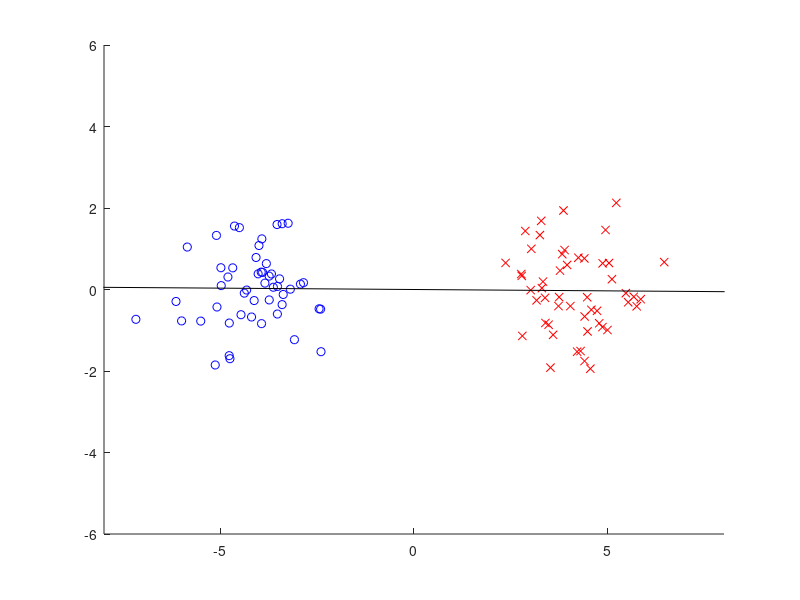

Write the MATLAB code that produced this figure.
n=100; x=randn(n,2);
x(1:n/2,1)=x(1:n/2,1)-4; x(n/2+1:end,1)=x(n/2+1:end,1)+4;
%x(1:n/4,1)=x(1:n/4,1)-4; x(n/4+1:n/2,1)=x(n/4+1:n/2,1)+4;
x=x-repmat(mean(x), [n,1]); y=[ones(n/2,1); 2*ones(n/2,1)];

m1=mean(x(y==1,:)); x1=x(y==1,:)-repmat(m1,[n/2,1]);
m2=mean(x(y==2,:)); x2=x(y==2,:)-repmat(m2,[n/2,1]);
[t,v]=eigs(n/2*m1'*m1+n/2*m2'*m2,x1'*x1+x2'*x2,1);

figure(1); clf; hold on; axis([-8 8 -6 6])
plot(x(y==1,1),x(y==1,2),'bo')
plot(x(y==2,1),x(y==2,2),'rx')
plot(99*[-t(1) t(1)],99*[-t(2) t(2)],'k-')